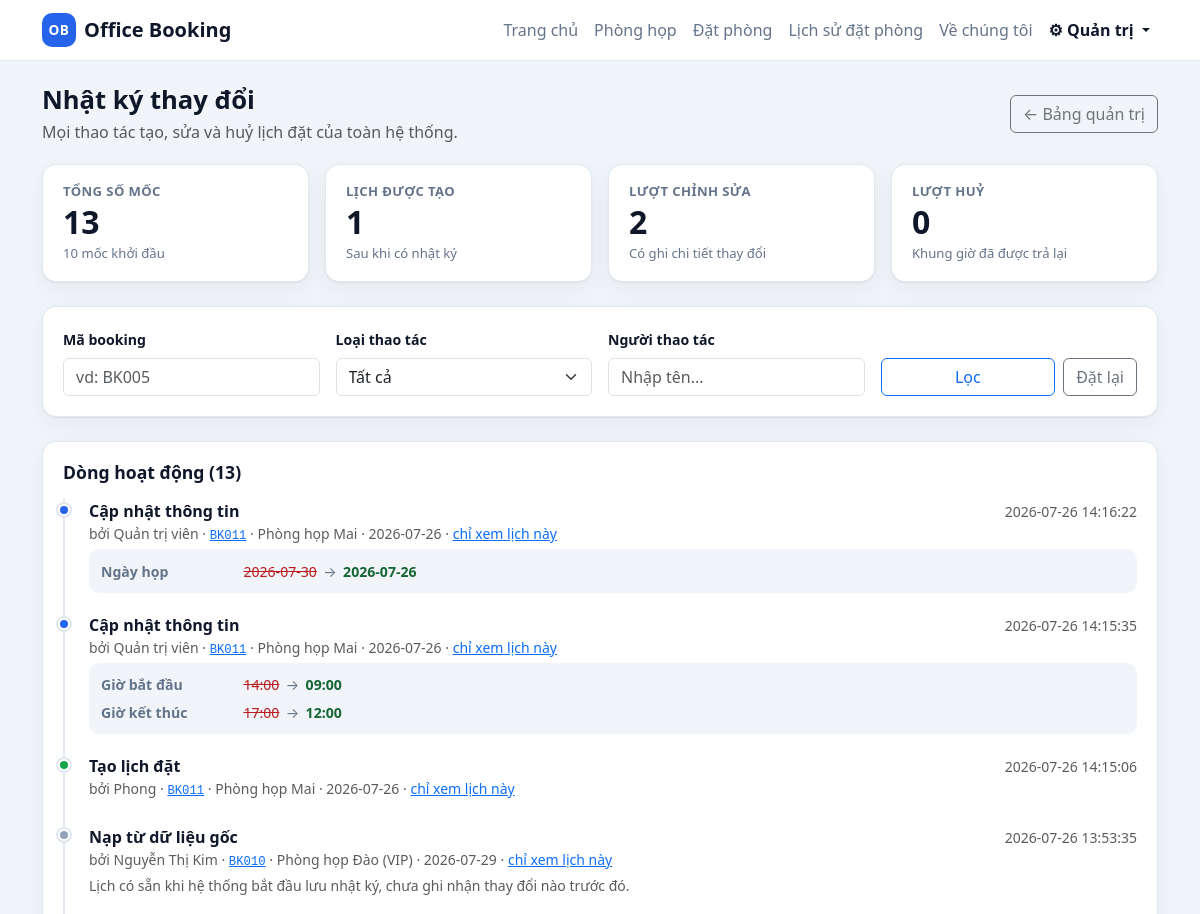
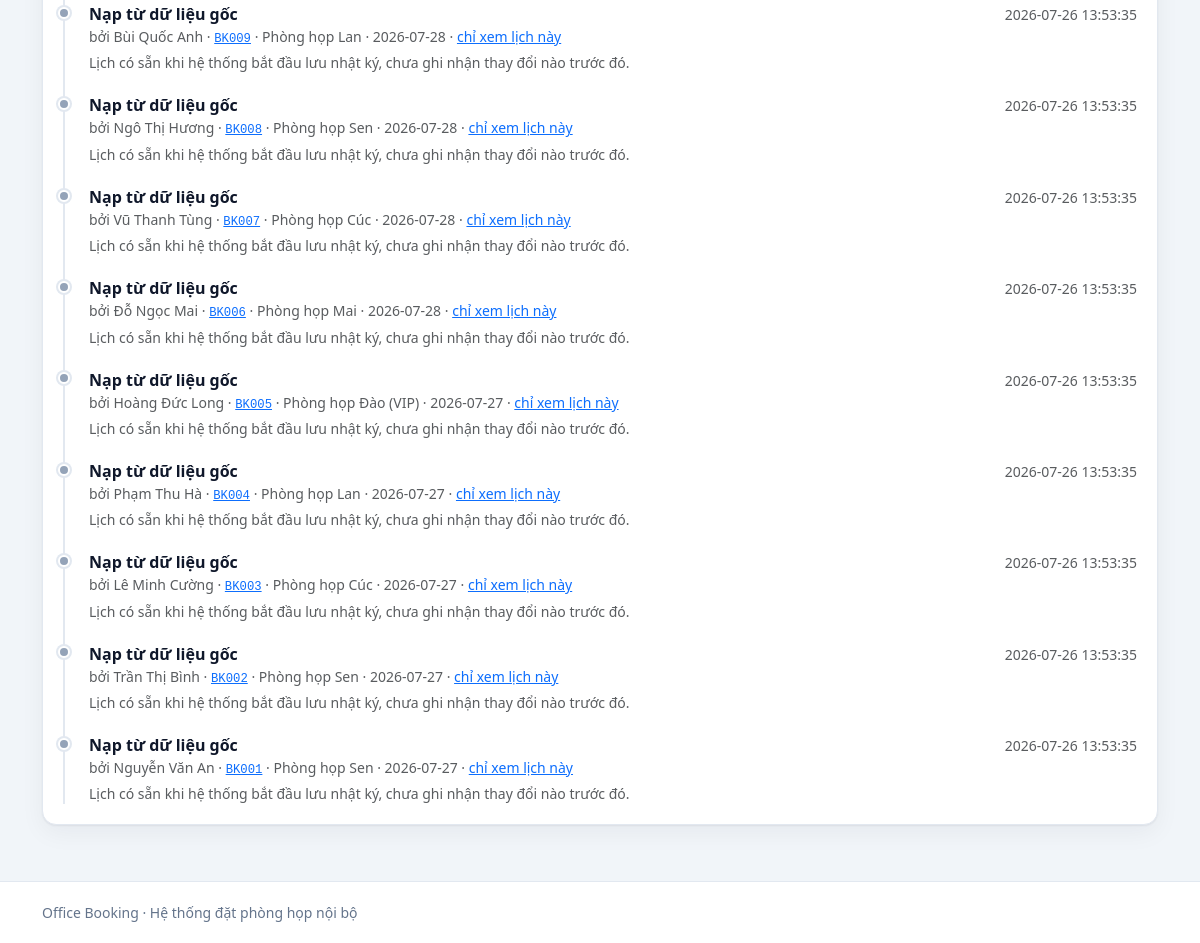
The page /admin/logs (signed in) on the database its author committed (2 pictures, top to bottom).
### tables this page shows
CREATE TABLE booking_logs (
    id         INTEGER PRIMARY KEY AUTOINCREMENT,
    booking_id TEXT NOT NULL,
    action     TEXT NOT NULL,
    actor      TEXT NOT NULL,
    changes    TEXT NOT NULL DEFAULT '[]',
    created_at TEXT NOT NULL,
    FOREIGN KEY (booking_id) REFERENCES bookings (id)
);

CREATE TABLE rooms (
    id        TEXT PRIMARY KEY,
    name      TEXT    NOT NULL,
    floor     INTEGER NOT NULL,
    capacity  INTEGER NOT NULL,
    equipment TEXT    NOT NULL DEFAULT '[]',
    image     TEXT,
    status    TEXT    NOT NULL DEFAULT 'active'
);

CREATE TABLE bookings (
    id         TEXT PRIMARY KEY,
    room_id    TEXT NOT NULL,
    date       TEXT NOT NULL,
    start_time TEXT NOT NULL,
    end_time   TEXT NOT NULL,
    booked_by  TEXT NOT NULL,
    department TEXT NOT NULL,
    purpose    TEXT NOT NULL,
    created_at TEXT NOT NULL DEFAULT (datetime('now')), status TEXT NOT NULL DEFAULT 'active', cancelled_at TEXT, user_id TEXT,
    FOREIGN KEY (room_id) REFERENCES rooms (id)
);

### app.py (the view)
@app.route("/admin/logs")
@admin_required
def admin_logs():
    filters = {
        "booking_id": request.args.get("booking_id", "").strip(),
        "action": request.args.get("action", ""),
        "actor": request.args.get("actor", "").strip(),
    }
    booking = services.get_booking(filters["booking_id"]) if filters["booking_id"] else None
    return render_template(
        "admin/logs.html",
        logs=services.list_activity_logs(
            booking_id=filters["booking_id"] or None,
            action=filters["action"] or None,
            actor=filters["actor"] or None,
        ),
        stats=services.activity_stats(),
        action_labels=services.LOG_ACTION_LABELS,
        booking=booking,
        filters=filters,
    )

### app.py (called while the page is built)
@app.context_processor
def inject_globals():
    return {
        "today": date_cls.today().isoformat(),
        "app_name": "Office Booking",
        "is_admin": session.get("is_admin", False),
        "current_user": session.get("user"),
        "csrf_token": _csrf_token,
        "booking_min_time": f"{services.BOOKING_MIN_HOUR:02d}:00",
        "booking_max_time": f"{services.BOOKING_MAX_HOUR:02d}:00",
    }

def _csrf_token():
    if "csrf_token" not in session:
        session["csrf_token"] = secrets.token_urlsafe(32)
    return session["csrf_token"]

def admin_required(view):
    @wraps(view)
    def wrapper(*args, **kwargs):
        if not session.get("is_admin"):
            flash("Vui lòng đăng nhập để vào trang quản trị.", "error")
            return redirect(url_for("admin_login", next=request.path))
        if request.method == "POST":
            _check_csrf()
        return view(*args, **kwargs)
    return wrapper

### database.py (called while the page is built)
def get_connection():
    conn = sqlite3.connect(DB_PATH, timeout=10)
    conn.row_factory = sqlite3.Row
    conn.execute("PRAGMA foreign_keys = ON")
    return conn

### services.py (called while the page is built)
def _log_to_dict(row):
    try:
        changes = json.loads(row["changes"] or "[]")
    except ValueError:
        changes = []
    keys = row.keys()
    return {
        "id": row["id"],
        "booking_id": row["booking_id"],
        "action": row["action"],
        "action_label": LOG_ACTION_LABELS.get(row["action"], row["action"]),
        "actor": row["actor"],
        "changes": changes,
        "created_at": row["created_at"],
        "room_name": row["room_name"] if "room_name" in keys else None,
        "booking_date": row["booking_date"] if "booking_date" in keys else None,
    }

def activity_stats():
    conn = get_connection()
    try:
        counts = dict(conn.execute(
            "SELECT action, COUNT(*) FROM booking_logs GROUP BY action").fetchall())
    finally:
        conn.close()
    return {
        "total": sum(counts.values()),
        "created": counts.get("created", 0),
        "updated": counts.get("updated", 0),
        "cancelled": counts.get("cancelled", 0),
        "imported": counts.get("imported", 0),
    }

### templates/admin/logs.html (shortened to what this page needs)
{% extends "base.html" %}
{% from "_macros.html" import empty_state %}
{% block content %}
<div class="page-head">
  <div>
    <h1>Nhật ký thay đổi</h1>
    <p class="text-muted mb-0">
      {% if booking %}
        Toàn bộ thao tác trên booking <code>{{ booking.id }}</code> – {{ booking.room_name }}.
      {% else %}
        Mọi thao tác tạo, sửa và huỷ lịch đặt của toàn hệ thống.
      {% endif %}
    </p>
  </div>
  <div class="d-flex gap-2 flex-wrap">
    {% if booking %}
      <a class="btn btn-outline-secondary" href="{{ url_for('admin_logs') }}">Xem tất cả</a>
      <a class="btn btn-outline-primary"
         href="{{ url_for('booking_detail', booking_id=booking.id) }}">Chi tiết booking</a>
    {% else %}
      <a class="btn btn-outline-secondary" href="{{ url_for('admin_dashboard') }}">← Bảng quản trị</a>
    {% endif %}
  </div>
</div>
<section class="row g-3 mb-4">
  <div class="col-6 col-lg-3">
    <div class="stat-card">
      <span class="stat-label">Tổng số mốc</span>
      <span class="stat-value">{{ stats.total }}</span>
      <span class="stat-hint">{{ stats.imported }} mốc khởi đầu</span>
    </div>
  </div>
  <div class="col-6 col-lg-3">
    <div class="stat-card">
      <span class="stat-label">Lịch được tạo</span>
      <span class="stat-value">{{ stats.created }}</span>
      <span class="stat-hint">Sau khi có nhật ký</span>
    </div>
  </div>
  <div class="col-6 col-lg-3">
    <div class="stat-card">
      <span class="stat-label">Lượt chỉnh sửa</span>
      <span class="stat-value">{{ stats.updated }}</span>
      <span class="stat-hint">Có ghi chi tiết thay đổi</span>
    </div>
  </div>
  <div class="col-6 col-lg-3">
    <div class="stat-card">
      <span class="stat-label">Lượt huỷ</span>
      <span class="stat-value">{{ stats.cancelled }}</span>
      <span class="stat-hint">Khung giờ đã được trả lại</span>
    </div>
  </div>
</section>
<section class="panel mb-4">
  <form class="row g-3" method="get" action="{{ url_for('admin_logs') }}">
    <div class="col-12 col-md-3">
      <label class="form-label" for="booking_id">Mã booking</label>
      <input type="text" class="form-control" id="booking_id" name="booking_id"
             value="{{ filters.booking_id }}" placeholder="vd: BK005">
    </div>
    <div class="col-12 col-md-3">
      <label class="form-label" for="action">Loại thao tác</label>
      <select class="form-select" id="action" name="action">
        <option value="">Tất cả</option>
      </select>
    </div>
    <div class="col-12 col-md-3">
      <label class="form-label" for="actor">Người thao tác</label>
      <input type="text" class="form-control" id="actor" name="actor"
             value="{{ filters.actor }}" placeholder="Nhập tên...">
    </div>
    <div class="col-12 col-md-3 d-flex align-items-end gap-2">
      <button type="submit" class="btn btn-outline-primary flex-grow-1">Lọc</button>
      <a class="btn btn-outline-secondary" href="{{ url_for('admin_logs') }}">Đặt lại</a>
    </div>
  </form>
</section>
<section class="panel">
  <div class="panel-head">
    <h2>Dòng hoạt động ({{ logs | length }})</h2>
  </div>
  {% if logs %}
    <ol class="timeline">
      {% for log in logs %}
        <li class="timeline-item timeline-{{ log.action }}">
          <div class="timeline-head">
            <strong>{{ log.action_label }}</strong>
            <time class="text-muted small">{{ log.created_at }}</time>
          </div>
          <div class="text-muted small mb-1">
            bởi {{ log.actor }} ·
            <a href="{{ url_for('booking_detail', booking_id=log.booking_id) }}">
              <code>{{ log.booking_id }}</code></a>
            {% if log.room_name %} · {{ log.room_name }}{% endif %}
            {% if log.booking_date %} · {{ log.booking_date }}{% endif %}
            {% if not booking %}
              · <a href="{{ url_for('admin_logs', booking_id=log.booking_id) }}">chỉ xem lịch này</a>
            {% endif %}
          </div>
          {% if log.changes %}
            <ul class="change-list">
              {% for change in log.changes %}
                <li>
                  <span class="change-field">{{ change.label }}</span>
                  <span class="change-old">{{ change.old }}</span>
                  <span class="change-arrow">→</span>
                  <span class="change-new">{{ change.new }}</span>
                </li>
              {% endfor %}
            </ul>
          {% elif log.action == 'imported' %}
            <p class="small text-muted mb-0">
              Lịch có sẵn khi hệ thống bắt đầu lưu nhật ký, chưa ghi nhận thay đổi nào trước đó.
            </p>
          {% endif %}
        </li>
      {% endfor %}
    </ol>
  {% else %}
    {{ empty_state('Không có mốc nào',
                   'Không tìm thấy hoạt động nào khớp với bộ lọc hiện tại.', '🕘') }}
  {% endif %}
</section>
{% endblock %}

### static/css/style.css (style rules this page uses)
:root { --ob-primary: #2563eb; --ob-primary-dark: #1d4ed8; --ob-ink: #0f172a; --ob-muted: #64748b; --ob-surface: #ffffff; --ob-bg: #f1f5f9; --ob-border: #e2e8f0; --ob-radius: 14px; --ob-shadow: 0 1px 2px rgba(15, 23, 42, .06), 0 8px 24px rgba(15, 23, 42, .05); }
body { background: var(--ob-bg); color: var(--ob-ink); font-family: system-ui, -apple-system, "Segoe UI", Roboto, "Helvetica Neue", Arial, sans-serif; display: flex; flex-direction: column; min-height: 100vh; }
.page-head { display: flex; flex-wrap: wrap; gap: 1rem; align-items: center; justify-content: space-between; margin-bottom: 1.25rem; }
.page-head h1 { font-size: 1.6rem; font-weight: 700; margin-bottom: .25rem; }
.panel { background: var(--ob-surface); border: 1px solid var(--ob-border); border-radius: var(--ob-radius); box-shadow: var(--ob-shadow); padding: 1.25rem; }
.panel-head { display: flex; align-items: center; justify-content: space-between; gap: 1rem; margin-bottom: 1rem; }
.panel-head h2 { font-size: 1.1rem; font-weight: 700; margin: 0; }
.stat-card { background: var(--ob-surface); border: 1px solid var(--ob-border); border-radius: var(--ob-radius); box-shadow: var(--ob-shadow); padding: 1.1rem 1.25rem; height: 100%; display: flex; flex-direction: column; gap: .15rem; }
.stat-label { color: var(--ob-muted); font-size: .82rem; font-weight: 600; text-transform: uppercase; letter-spacing: .03em; }
.stat-value { font-size: 2rem; font-weight: 700; line-height: 1.15; }
.stat-hint { color: var(--ob-muted); font-size: .82rem; }
.timeline { list-style: none; margin: 0; padding: 0 0 0 1.5rem; border-left: 2px solid var(--ob-border); }
.timeline-item { position: relative; padding: 0 0 1.25rem; }
.timeline-item:last-child { padding-bottom: 0; }
.timeline-item::before { content: ""; position: absolute; left: -1.95rem; top: .3rem; width: 12px; height: 12px; border-radius: 50%; background: var(--ob-muted); border: 2px solid var(--ob-surface); box-shadow: 0 0 0 2px var(--ob-border); }
.timeline-created::before { background: #16a34a; }
.timeline-updated::before { background: var(--ob-primary); }
.timeline-imported::before { background: #94a3b8; }
.timeline-head { display: flex; flex-wrap: wrap; gap: .5rem; align-items: baseline; justify-content: space-between; }
.change-list { list-style: none; margin: .25rem 0 0; padding: .5rem .75rem; background: var(--ob-bg); border-radius: 10px; font-size: .88rem; }
.change-list li { display: flex; flex-wrap: wrap; gap: .4rem; align-items: baseline; padding: .2rem 0; }
.change-field { color: var(--ob-muted); min-width: 8.5rem; font-weight: 600; }
.change-old { color: #b91c1c; text-decoration: line-through; }
.change-arrow { color: var(--ob-muted); }
.change-new { color: #166534; font-weight: 600; }
.form-label { font-weight: 600; font-size: .88rem; }

### rows shown on the page
booking_logs: action_label "Cập nhật thông tin", created_at "2026-07-26 14:16:22", actor "Quản trị viên", booking_id "BK011", room_name "Phòng họp Mai", booking_date "2026-07-26", label "Ngày họp", old "2026-07-30", new "2026-07-26"
booking_logs: action_label "Cập nhật thông tin", created_at "2026-07-26 14:15:35", actor "Quản trị viên", booking_id "BK011", room_name "Phòng họp Mai", booking_date "2026-07-26", label "Giờ bắt đầu" "Giờ kết thúc", old "14:00" "17:00", new "09:00" "12:00"
booking_logs: action_label "Tạo lịch đặt", created_at "2026-07-26 14:15:06", actor "Phong", booking_id "BK011", room_name "Phòng họp Mai", booking_date "2026-07-26"
booking_logs: action_label "Nạp từ dữ liệu gốc", created_at "2026-07-26 13:53:35", actor "Nguyễn Thị Kim", booking_id "BK010", room_name "Phòng họp Đào (VIP)", booking_date "2026-07-29", shows "Lịch có sẵn khi hệ thống bắt đầu lưu nhật ký, chưa ghi nhận thay đổi nào trước đó."
booking_logs: action_label "Nạp từ dữ liệu gốc", created_at "2026-07-26 13:53:35", actor "Bùi Quốc Anh", booking_id "BK009", room_name "Phòng họp Lan", booking_date "2026-07-28", shows "Lịch có sẵn khi hệ thống bắt đầu lưu nhật ký, chưa ghi nhận thay đổi nào trước đó."
booking_logs: action_label "Nạp từ dữ liệu gốc", created_at "2026-07-26 13:53:35", actor "Ngô Thị Hương", booking_id "BK008", room_name "Phòng họp Sen", booking_date "2026-07-28", shows "Lịch có sẵn khi hệ thống bắt đầu lưu nhật ký, chưa ghi nhận thay đổi nào trước đó."
booking_logs: action_label "Nạp từ dữ liệu gốc", created_at "2026-07-26 13:53:35", actor "Vũ Thanh Tùng", booking_id "BK007", room_name "Phòng họp Cúc", booking_date "2026-07-28", shows "Lịch có sẵn khi hệ thống bắt đầu lưu nhật ký, chưa ghi nhận thay đổi nào trước đó."
booking_logs: action_label "Nạp từ dữ liệu gốc", created_at "2026-07-26 13:53:35", actor "Đỗ Ngọc Mai", booking_id "BK006", room_name "Phòng họp Mai", booking_date "2026-07-28", shows "Lịch có sẵn khi hệ thống bắt đầu lưu nhật ký, chưa ghi nhận thay đổi nào trước đó."
booking_logs: action_label "Nạp từ dữ liệu gốc", created_at "2026-07-26 13:53:35", actor "Hoàng Đức Long", booking_id "BK005", room_name "Phòng họp Đào (VIP)", booking_date "2026-07-27", shows "Lịch có sẵn khi hệ thống bắt đầu lưu nhật ký, chưa ghi nhận thay đổi nào trước đó."
booking_logs: action_label "Nạp từ dữ liệu gốc", created_at "2026-07-26 13:53:35", actor "Phạm Thu Hà", booking_id "BK004", room_name "Phòng họp Lan", booking_date "2026-07-27", shows "Lịch có sẵn khi hệ thống bắt đầu lưu nhật ký, chưa ghi nhận thay đổi nào trước đó."
booking_logs: action_label "Nạp từ dữ liệu gốc", created_at "2026-07-26 13:53:35", actor "Lê Minh Cường", booking_id "BK003", room_name "Phòng họp Cúc", booking_date "2026-07-27", shows "Lịch có sẵn khi hệ thống bắt đầu lưu nhật ký, chưa ghi nhận thay đổi nào trước đó."
booking_logs: action_label "Nạp từ dữ liệu gốc", created_at "2026-07-26 13:53:35", actor "Trần Thị Bình", booking_id "BK002", room_name "Phòng họp Sen", booking_date "2026-07-27", shows "Lịch có sẵn khi hệ thống bắt đầu lưu nhật ký, chưa ghi nhận thay đổi nào trước đó."
booking_logs: action_label "Nạp từ dữ liệu gốc", created_at "2026-07-26 13:53:35", actor "Nguyễn Văn An", booking_id "BK001", room_name "Phòng họp Sen", booking_date "2026-07-27", shows "Lịch có sẵn khi hệ thống bắt đầu lưu nhật ký, chưa ghi nhận thay đổi nào trước đó."

### other values the page prints
{{ app_name }} "Office Booking"
{{ stats.total }} "13"
{{ stats.imported }} "10"
{{ stats.created }} "1"
{{ stats.updated }} "2"
{{ stats.cancelled }} "0"
{{ logs | length }} "13"
